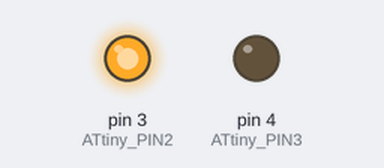
The sketch below on a simulated Arduino Uno, built with avr-gcc and run on an emulated ATmega328P. On the bench: output pins drawn as LEDs (lit = HIGH).

Above: at 0.17 s.
At 2.87 s:
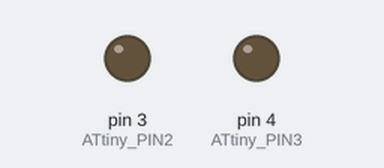
Timing chart, 0 to 3.2 s (numbered marks = the images above):
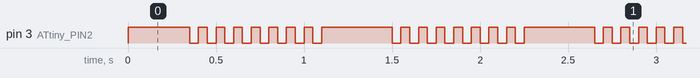

Measured:
- by itself, pin 3 (ATtiny_PIN2): repeats every 1.2 s: 7 × (LOW 0.05 s, HIGH 0.05 s), LOW 0.05 s, HIGH 0.40 s

The sketch:

ATtiny_Output_Signal_Test.ino
```cpp
#define ATtiny_PIN3   4     //ATtiny Pin 3
#define ATtiny_PIN2   3     //ATtiny Pin 2
byte data[2] = {};
unsigned int mask = 1;
byte startByte = 0xFF;
//byte endByte = 0x55;
unsigned int all_the_datas = 0;
void setup() {
// no need to set up, just run through the loop
data[0] = 0x55;
data[1] = 0x55;
pinMode(ATtiny_PIN2, OUTPUT);
pinMode(ATtiny_PIN3, OUTPUT);
digitalWrite(ATtiny_PIN2, LOW);
digitalWrite(ATtiny_PIN3, LOW);
}

void loop() {
  // put your main code here, to run repeatedly:
  //digitalWrite(ATtiny_PIN2, HIGH);
  //blinkLED();
  //sendStart();
  all_the_datas = (data[0] << 8) | data[1];
  //sendData(data[1]);
  sendData(all_the_datas);
  //sendEnd();

}/*
void sendStart(){
   for (mask = 10000000; mask>0; mask >>= 1) { //iterate through bit mask //Most significant bit gets sent out first
    if (startByte & mask){ // if bitwise AND resolves to true
      digitalWrite(ATtiny_PIN2,HIGH); // send 1
    }
    else{ //if bitwise and resolves to false
      digitalWrite(ATtiny_PIN2,LOW); // send 0
    }
    delay(50); //delay
  }
}*/
void sendData(unsigned int data){
   /*for (mask = 10000000; mask>0; mask >>= 1) { //iterate through bit mask //Most significant bit gets sent out first
    if (startByte & mask){ // if bitwise AND resolves to true
      digitalWrite(ATtiny_PIN2,HIGH); // send 1
    }
    else{ //if bitwise and resolves to false
      digitalWrite(ATtiny_PIN2,LOW); // send 0
    }
    delay(50); //delay
  } */
  for(int x = 0;x<7;x++){
    digitalWrite(ATtiny_PIN2,HIGH);
    delay(50);
}
   for (mask = 0x8000; mask>0; mask >>= 1) { //iterate through bit mask //Most significant bit gets sent out first
    if (data & mask){ // if bitwise AND resolves to true
      digitalWrite(ATtiny_PIN2,HIGH); // send 1
    }
    else{ //if bitwise and resolves to false
      digitalWrite(ATtiny_PIN2,LOW); // send 0
    }
    delay(50); //delay
  }
}


/*#define ATtiny_PIN3   4     //ATtiny Pin 3
#define ATtiny_PIN2   3     //ATtiny Pin 2


//byte *ptr;
//ptr =  data;
//byte endByte = 0x55;
void setup() {
// no need to set up, just run through the loop

data = 0x5555;

pinMode(ATtiny_PIN2, OUTPUT);
pinMode(ATtiny_PIN3, OUTPUT);
digitalWrite(ATtiny_PIN2, LOW);
digitalWrite(ATtiny_PIN3, LOW);
digitalWrite(ATtiny_PIN3,HIGH);
}

void loop() {
  // put your main code here, to run repeatedly:
  //digitalWrite(ATtiny_PIN2, HIGH);
  //blinkLED();
  //digitalWrite(ATtiny_PIN2, LOW);
  sendStart();
  sendData(data);
  digitalWrite(ATtiny_PIN2, LOW);
  //digitalWrite(ATtiny_PIN2, LOW);
  //sendEnd();
  //delay(10000);

}
void sendStart(){
  byte startByte = 0xFF;
  byte mask2 = 1;
   for (mask2 = 10000000; mask2>0; mask2 >>= 1) { //iterate through bit mask //Most significant bit gets sent out first
    if (startByte & mask2){ // if bitwise AND resolves to true
      digitalWrite(ATtiny_PIN2,HIGH); // send 1
    }
    else{ //if bitwise and resolves to false
      digitalWrite(ATtiny_PIN2,LOW); // send 0
    }
    delay(50); //delay
  }
}
void sendData(unsigned int data){
  int mask = 1;

   for (mask = 1000000000000000; mask>0; mask >>= 1) { //iterate through bit mask //Most significant bit gets sent out first

    if (data & mask){ // if bitwise AND resolves to true
      digitalWrite(ATtiny_PIN2,HIGH); // send 1
    }
    else{ //if bitwise and resolves to false
      digitalWrite(ATtiny_PIN2,LOW); // send 0
    }
    delay(50); //delay
  }
}*/
/*
void sendEnd(){
   for (mask = 10000000; mask>0; mask >>= 1) { //iterate through bit mask //Most significant bit gets sent out first
    if (endByte & mask){ // if bitwise AND resolves to true
      digitalWrite(ATtiny_PIN2,HIGH); // send 1
    }
    else{ //if bitwise and resolves to false
      digitalWrite(ATtiny_PIN2,LOW); // send 0
    }
    delay(500); //delay
  }
}*/
// not going to work since it is a btye and not separate bits in an array...
/*void sendStart(){
 byte startByte = B10101010;
   for (int x = 0; x < 7; x++){
     if(startByte[x] == 1){
       digitalWrite(ATtiny_PIN2, HIGH);
       delay(1000);
     }
     else{
       digitalWrite(ATtiny_PIN2, LOW);
       delay(1000);
     }
   }

}*/
/*void blinkLED(){
  while(true){
    digitalWrite(ATtiny_PIN2, HIGH);
    delay(1000);
    digitalWrite(ATtiny_PIN2, LOW);
    delay(1000);
  }
}
*/
/*void sendStart(){
  byte startByte = B10101010;
  for(int x = 0; x < 7; x++){
    if(startByte & B00000001 == B00000001){
      digitalWrite(ATtiny_PIN2, HIGH);
      delay(1000);
    }
    else{
      digitalWrite(ATtiny_PIN2, LOW);
      delay(1000);
    }
    startByte >> 1;
  }
}*/
/*
void sendData(byte data){
  for(int i = 0; i < sizeof(data)-1; i++){
    if(data & 1){
      digitalWrite(ATtiny_PIN2, HIGH);
      delay(2000);
    }
    else{
      digitalWrite(ATtiny_PIN2, LOW);
    }
    data >> 1;
  }
}

void sendEnd(){
  byte endByte = B11111111;
  for(int i = 0; i < sizeof(endByte)-1; i++){//
   if(endByte & 1){
      digitalWrite(ATtiny_PIN2, HIGH);
      delay(2000);
   }
   else{
      digitalWrite(ATtiny_PIN2, LOW);
      delay(2000);
   }
  endByte >> 1;
  }
} */
```
